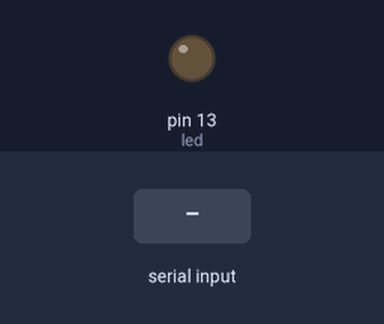
Bench run of a sketch on a simulated Arduino Uno, built with avr-gcc and run on an emulated ATmega328P. On the bench: output pins drawn as LEDs (lit = HIGH). Dashed ring = blinking. The inputs (shaded band) are chosen by the test bench. What the sketch prints to the serial monitor is not drawn.

Above: at 1.2 s.
1.3 s: "b" received over Serial
At 1.7 s:
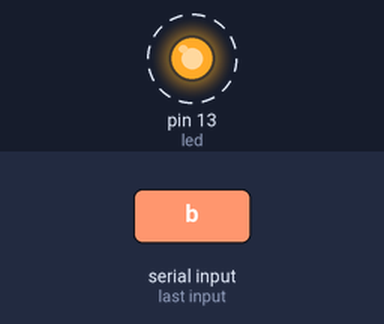
4.3 s: "1" received over Serial
5.8 s: "a" received over Serial
Timing chart, 0 to 8.8 s (numbered marks = the images above; inputs shaded):
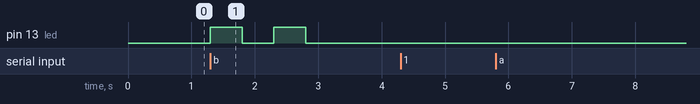

Measured:
- after the input at 1.3 s, pin 13 (led): alternates HIGH for 0.50 s and LOW for 0.50 s, 4 changes in all, then stays LOW, starting at once
- after the input at 4.3 s, every drawn part: stays the same
- after the input at 5.8 s, every drawn part: stays the same

The sketch:

goto.ino
```cpp
int led = 13;

void setup() {
  Serial.begin(9600);
  Serial.println("Hey!");
  pinMode(led, OUTPUT);
  digitalWrite(led, 0);
}

void loop() {
  while (Serial.available() > 0) {
    char reading = Serial.read();

    switch (reading) {
      case '1':
        Serial.println(" 1 ");
        break;

      case '2':
        Serial.println(" 2 ");
        break;

      case 'a':
        Serial.println(" a ");
        break;

      case 'b':
        blinkLed();
        break;
    }

  }
}

void blinkLed() {
  int estado = 0;
  int threshold = 0;

  while (threshold < 4) {
    estado = !estado;
    digitalWrite(led, estado);
    threshold++;
    delay(500);
  }
  Serial.print("Threshold: ");
  Serial.println(threshold);
}
```
